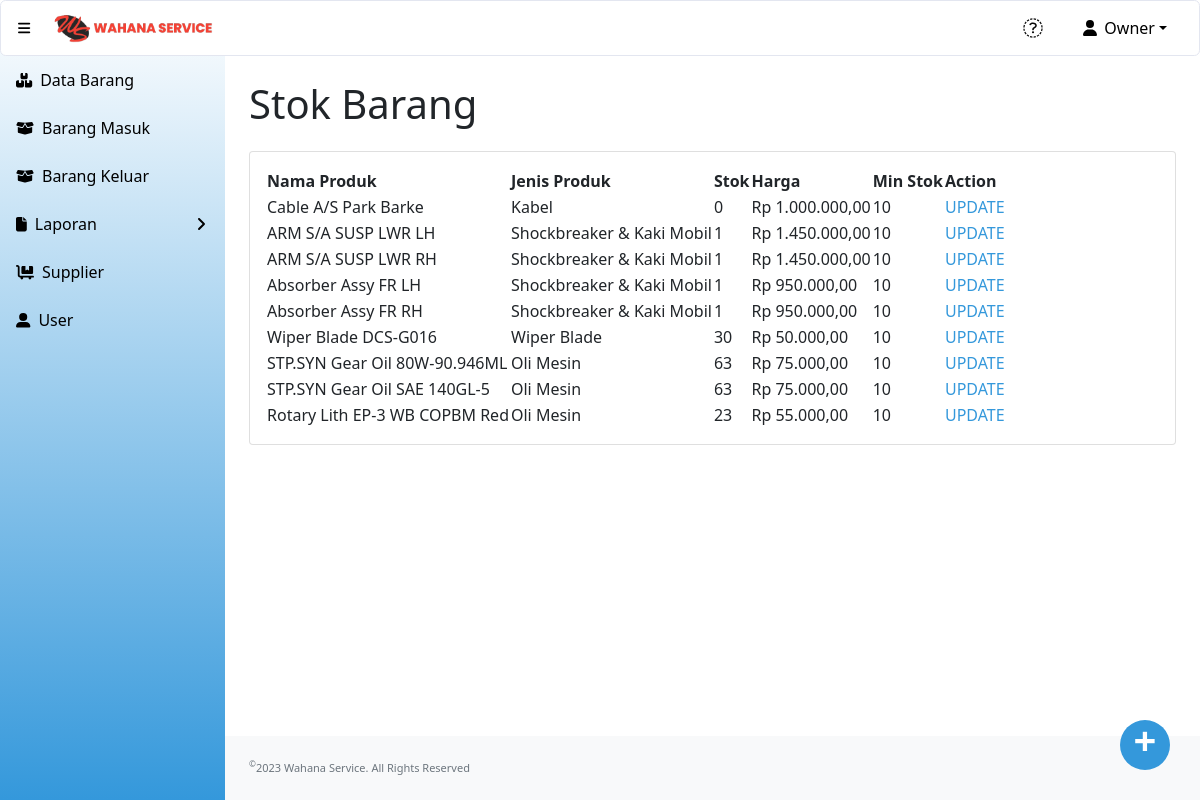
Screenshot of / (signed in) with the database file from the repository.
### tables this page shows
CREATE TABLE `produk` (
  `id_produk` int(11) NOT NULL,
  `nama_produk` varchar(100) NOT NULL,
  `jenis_barang` varchar(100) NOT NULL,
  `qty` int(10) NOT NULL,
  `harga` int(10) NOT NULL,
  `min_qty` int(11) NOT NULL
);

### index.php (the view, shortened to what this page needs)
<?php
include "conn.php";
?>
<!DOCTYPE html>
<html lang="en">
    <head>
        <link href="https://cdn.jsdelivr.net/npm/simple-datatables@latest/dist/style.css" rel="stylesheet" />
        <link href="css/styles.css" rel="stylesheet" />
    </head>
    <?php
    function FormatUang($harga){
            $hasil = "Rp " . number_format($harga,2,',','.');
            return $hasil;}
    ?>
    <body class="sb-nav-fixed">
    <?php include "head.php"; ?>
        <div id="layoutSidenav">
        <?php include "menu.php"; ?>
            </div>
            <div id="layoutSidenav_content">
                <main>
                    <div class="container-fluid px-4">
                        <h1 class="mt-4" style="padding-bottom:15px";>Stok Barang</h1>
                        <div class="card mb-4">
                            <div class="card-body">
                                <div class="table-responsive">
                                    <table id="datatablesSimple">
                                        <thead>
                                            <tr>
                                                <th>Nama Produk</th>
                                                <th>Jenis Produk</th>
                                                <?php if($_SESSION['level'] != "kasir"){?>
                                                <th>Stok</th>
                                                <?php } ?>
                                                <?php if($_SESSION['level'] != "admin"){?>
                                                <th>Harga</th>
                                                <?php } ?>
                                                <?php if($_SESSION['level'] == "owner"){?>
                                                <th>Min Stok</th>
                                                <th>Action</th>
                                                <?php } ?>
                                            </tr>
                                        </thead>
                                        <tbody>
                                            <?php
                                                $sSQL="select * from produk order  by id_produk";
                                                $result=mysqli_query($koneksi, $sSQL);
                                                if (mysqli_num_rows($result) > 0)
                                                {
                                                    while ($row=mysqli_fetch_assoc($result))
                                                    {
                                                        $id_produk = $row['id_produk'];
                                                        $nama_produk = $row['nama_produk'];
                                                        $jenis_produk = $row['jenis_barang'];
                                                        $qty= $row['qty'];
                                                        $harga= $row['harga'];
                                                        $min_stok=$row['min_qty'];
                                            ?>
                                                <tr>
                                                    <td><?php echo $nama_produk;?></td>
                                                    <td><?php echo $jenis_produk;?></td>
                                                    <?php if($_SESSION['level'] != "kasir"){?>
                                                    <td><?php echo $qty;?></td>
                                                    <?php } ?>
                                                    <?php if($_SESSION['level'] != "admin"){?>
                                                    <td><?php echo FormatUang($harga);?></td>
                                                    <?php } ?>
                                                    <?php if($_SESSION['level'] == "owner"){?>
                                                    <td><?php echo $min_stok;?></td>
                                                    <td><?php echo "<a href='update_barang.php?id_produk=$id_produk' class='action'>UPDATE</a>"; ?> </td>
                                                    <?php } ?>
                                                </tr>
                                            <?php
                                                    }
                                                }
                                            ?>
                                        </tbody>
                                    </table>
                                </div>
                            </div>
                        </div>
                    </div>
                    <?php if($_SESSION['level'] == "owner" || $_SESSION['level'] == "admin"){?>
                        <a href="add_barang.php" class="act-btn">
                            +
                        </a>
                    <?php } ?>
                </main>
                <footer class="py-4 bg-light mt-auto">
                    <div class="container-fluid px-4">
                        <div class="d-flex align-items-center justify-content-between small">
                           <div class="text-muted"><sup>&copy;</sup>2023 Wahana Service. All Rights Reserved</div>
                        </div>
                    </div>
                </footer>
            </div>
    </body>
</html>

### rows the page displays
produk: nama_produk "Cable A/S Park Barke", jenis_barang "Kabel", qty "0", harga "Rp 1.000.000,00", min_qty "10"
produk: nama_produk "ARM S/A SUSP LWR LH", jenis_barang "Shockbreaker & Kaki Mobil", qty "1", harga "Rp 1.450.000,00", min_qty "10"
produk: nama_produk "ARM S/A SUSP LWR RH", jenis_barang "Shockbreaker & Kaki Mobil", qty "1", harga "Rp 1.450.000,00", min_qty "10"
produk: nama_produk "Absorber Assy FR LH", jenis_barang "Shockbreaker & Kaki Mobil", qty "1", harga "Rp 950.000,00", min_qty "10"
produk: nama_produk "Absorber Assy FR RH", jenis_barang "Shockbreaker & Kaki Mobil", qty "1", harga "Rp 950.000,00", min_qty "10"
produk: nama_produk "Wiper Blade DCS-G016", jenis_barang "Wiper Blade", qty "30", harga "Rp 50.000,00", min_qty "10"
produk: nama_produk "STP.SYN Gear Oil 80W-90.946ML", jenis_barang "Oli Mesin", qty "63", harga "Rp 75.000,00", min_qty "10"
produk: nama_produk "STP.SYN Gear Oil SAE 140GL-5", jenis_barang "Oli Mesin", qty "63", harga "Rp 75.000,00", min_qty "10"
produk: nama_produk "Rotary Lith EP-3 WB COPBM Red", jenis_barang "Oli Mesin", qty "23", harga "Rp 55.000,00", min_qty "10"

### other values shown
$_SESSION['fullname'] "Owner"
